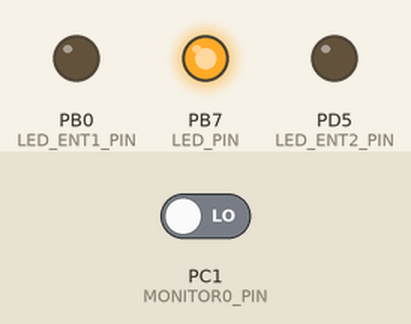
A program run on a simulated ATmega328P, built with avr-gcc and emulated at 1 MHz. Parts: output pins drawn as LEDs (lit = HIGH). Inputs (shaded band) come from the test bench; at power-on: PC1 (MONITOR0_PIN) LOW. Pins used as bus, display or sensor lines are not drawn.

Above: at 0.3 s.
Timing chart, 0 to 1.8 s (numbered marks = the images above):
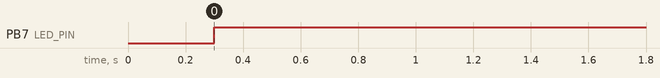

The program:

main.c
```c
/*
 * Miniscope_PYTHON_I2C_2_SPI.c
 *
 * Created: 7/21/2018 6:34:01 PM
 * Author : DBAharoni
 */

// ----- USER DEFINED CONFIG (SELECT ONE) ------
//#define DUAL_LED_MINISCOPE
//#define DUAL_LED_MINISCOPE_DEMO
//#define V4_MINISCOPE
#define V4_MINISCOPE_CONST_LED
// ---------------------------------------------
#define F_CPU 1000000UL

#include <avr/io.h>
#include <avr/interrupt.h>
#include <util/delay.h>

#include "I2CSlave.h"
#include "definitions.h"
#include "PYTHON480.h"
#include "SPI_BB_PYTHON480.h"

#define I2C_ADDR 0x10

volatile uint8_t pastI2CWord = NO_WORD;
volatile uint8_t i2c_return_data;
volatile uint8_t previousLED = 1;
volatile uint8_t ledValue1 = 0xFF;
volatile uint8_t ledValue2 = 255;

volatile uint8_t ms_mode = 0;

// for i2c passthrough to spi
volatile uint16_t reg = 0;
volatile uint16_t value = 0;
volatile uint8_t bytesReceived;


void I2C_received(uint8_t received_data)
{
// The switch function below becomes effective once 2 bytes have been received over I2C
// pastI2CWord acts as the "write reg" and received_data act as the value being written
	switch (pastI2CWord) {
		case (NO_WORD):
			switch(received_data) {
				case(GET_PID):
					// Product ID
					i2c_return_data = PID;
					break;
				case(GET_VID):
					// Vendor ID
					i2c_return_data = VID;
					break;
				case(GET_FIRM_VER):
					// Firmware Version
					i2c_return_data = FIRM_VER;
					break;
				default:
					// This gets called and saves the byte after address into pastI2CWord
					pastI2CWord = received_data;
					bytesReceived = 0;
					break;
			}

			break;
		case (I2C_PYTHON_PASSTHROUGH):
			switch (bytesReceived) {
				case (0):
					reg = ((uint16_t)received_data)<<8;
					bytesReceived++;
					break;
				case (1):
					reg |= ((uint16_t)received_data);
					bytesReceived++;
					break;
				case (2):
					value = ((uint16_t)received_data)<<8;
					bytesReceived++;
					break;
				case (3):
					value |= ((uint16_t)received_data);
					spi_BB_Write(reg, value);
					pastI2CWord = NO_WORD;
					reg = 0;
					value = 0;
					bytesReceived = 0;
					break;
			}

			break;
		case (SET_LED1_STATE):
			OCR0A = received_data;
			ledValue1 = received_data;

			if (received_data == 0xFF)
				LED_ENT1_PORT &= ~(1<<LED_ENT1_PIN); //Set ENT pin to off
			else
				LED_ENT1_PORT |= (1<<LED_ENT1_PIN); //Make sure ENT pin is on
			pastI2CWord = NO_WORD; //Idle state
			break;
		case (SET_LED2_STATE):
			OCR0B = received_data;
			ledValue2 = received_data;
			if (received_data == 0xFF)
				LED_ENT2_PORT &= ~(1<<LED_ENT2_PIN); //Set ENT pin to off
			else
				LED_ENT2_PORT |= (1<<LED_ENT2_PIN); //Make sure ENT pin is on
			pastI2CWord = NO_WORD; //Idle state
			break;
		case (SET_STATUS_LED_STATE):
			if (received_data == 0)
				LED_PORT &= ~(1<<LED_PIN);
			else
				LED_PORT |= (1<<LED_PIN);
			pastI2CWord = NO_WORD; //Idle state
			break;
		case (SET_GAIN_VALUE):
			switch (received_data) {
				case (GAIN_1):
					spi_BB_Write(204, 0x00E1);
					break;
				case (GAIN_2):
					spi_BB_Write(204, 0x00E4);
					break;
				case (GAIN_3_5):
					spi_BB_Write(204, 0x0024);
					break;
			}
			pastI2CWord = NO_WORD; //Idle state
			break;
		case (SET_MODE):
			switch (received_data) {
				case (MODE_V4_MINISCOPE):
					ms_mode = MODE_V4_MINISCOPE;
					break;
				case (MODE_2_COLOR):
					ms_mode = MODE_2_COLOR;
					break;
				case (MODE_DEMO_2_COLOR):
					ms_mode = MODE_DEMO_2_COLOR;
					break;
				case (MODE_V4_MINISCOPE_CONST_LED):
					ms_mode = MODE_V4_MINISCOPE_CONST_LED;
					break;
			}
			pastI2CWord = NO_WORD; //Idle state
			break;
		default:
			// This portion should no longer get called. This is now handled in the NO_WORD case at the top
			pastI2CWord = received_data;
			bytesReceived = 0;
			break;
	}
}

void I2C_requested()
{
	I2C_transmitByte(i2c_return_data);
}

void setup_I2C()
{
	// set received/requested callbacks
	I2C_setCallbacks(I2C_received, I2C_requested);

	// init I2C
	I2C_init(I2C_ADDR);
}

void initPWM() {
	DDRD |= (1<<PWM1_PIN)|(1<<PWM2_PIN); //Set PWM pins as output
	TCCR0A = (1<<COM0A1)|(1<<WGM01)|(1<<WGM00); //Clear on compare match. Fast PWM Mode
	TCCR0B = (0<<WGM02)|(0<<CS02)|(0<<CS01)|(1<<CS00); //Clock select. No prescaler
	TCNT0 = 0; //TC0 Counter Value
	OCR0A = 12; //TC0 Output Compare Register A
	OCR0B = 127; //TC0 Output Compare Register B
}

void updatePWM1(uint8_t newValue) {
	OCR0A = newValue;
}
void updatePWM2(uint8_t newValue) {
	OCR0B = newValue;
}

void enableLED(uint8_t LEDNum) {
	if (LEDNum&0x01)
		LED_ENT1_PORT |= (1<<LED_ENT1_PIN);
	if (LEDNum&0x02)
		LED_ENT2_PORT |= (1<<LED_ENT2_PIN);
}
void disableLED(uint8_t LEDNum) {
	if (LEDNum&0x01)
		LED_ENT1_PORT &= ~(1<<LED_ENT1_PIN);
	if (LEDNum&0x02)
		LED_ENT2_PORT &= ~(1<<LED_ENT2_PIN);
}

void init_PYTHON480() {
	// Sets up initial register values in the PYTHON 480
	EnableClockMngmnt1();
	//Maybe a small pause here for things to stabilize
	_delay_ms(10);
	EnableClockMngmnt2();
	RequiredUploads();
	SoftPowerUp();

	//EnableSeq(); //Not sure if this is good or not
}

void initBoard() {
	// Setup SPI
	SPI_DDR |= (1<<MOSI)|(1<<SCK)|(1<<SS);//|(1<<RTS);
	SPI_SS_DDR |= (1<<SS);
	SPI_DDR &= ~(1<<MISO);

	SPI_SS_PORT |= (1<<SS); //Pull SS high
	SPI_PORT &= ~(1<<SCK);

	// Setup status LED
	LED_DDR |= (1<<LED_PIN);
	LED_PORT &= ~(1<<LED_PIN);

	// Setup excitation LED
	LED_ENT1_DDR |= (1<<LED_ENT1_PIN);
	LED_ENT1_PORT &= ~(0<<LED_ENT1_PIN);

	LED_ENT2_DDR |= (1<<LED_ENT2_PIN);
	LED_ENT2_PORT &= ~(0<<LED_ENT2_PIN);


	// Setup pins connecting to PYTHON480
	RESET_N_DDR |= (1<<RESET_N_PIN);
	RESET_N_PORT &= ~(1<<RESET_N_PIN);

	MONITOR_DDR &= ~(1<<MONITOR0_PIN); // Input


}
void initExtInt() {
	PCICR |= (1<<PCIE1); // Enable PCI1
	PCMSK1 |= (1<<PCINT9); //Enable mask for PCINT9
}

int main(void)
{
#ifdef DUAL_LED_MINISCOPE
	ms_mode = MODE_DEMO_2_COLOR;
#endif
#ifdef V4_MINISCOPE
	ms_mode = MODE_V4_MINISCOPE;
#endif
#ifdef V4_MINISCOPE_CONST_LED
	ms_mode = MODE_V4_MINISCOPE_CONST_LED;
#endif

	double flashDelay = 500;

	initBoard();
	// initPWM();
    setup_I2C();
	initExtInt(); // For Monitor0 pin
	sei(); // This is also called in setup_I2C but putting this here as well just in case setup_I2C gets removed at some point
	RESET_N_PORT |= (1<<RESET_N_PIN);
	//_delay_us(20); // Min delay of 10us
	_delay_ms(1); // Min delay of 10us
	init_PYTHON480();
	//updatePWM1(50);
	enableLED(1);
	disableLED(0x03);

	LED_PORT |= (1<<LED_PIN);
    while (1)
    {
		if (ms_mode == MODE_DEMO_2_COLOR) {
			enableLED(0x01);
			_delay_ms(flashDelay);
			disableLED(0x01);
			enableLED(0x02);
			_delay_ms(flashDelay);
			disableLED(0x02);
			_delay_ms(10);
			enableLED(0x03);
			_delay_ms(flashDelay);
			disableLED(0x03);
			_delay_ms(flashDelay/2);
		}
    }
}
ISR(PCINT1_vect) //Interrupt for PCINT[14:8]. Will be triggered when a pin toggles
{
	if (ms_mode != MODE_DEMO_2_COLOR) {
		// If more than 1 pin can trigger this interrupt then we need to save previous state and make a more complex if/else statement below
		if ((MONITOR_PIN>>MONITOR0_PIN) & 0x01) {
			// Monitor0 went high which is the start of frame integration
			if (ms_mode == MODE_2_COLOR) {
				if (previousLED == 1) {
					// LED1 was previously one
					if (ledValue2 != 0)
						LED_ENT1_PORT |= (1<<LED_ENT2_PIN);
					previousLED = 2;
				}
				else {
					// LED2 was previously one
					if (ledValue1 != 0)
						LED_ENT1_PORT |= (1<<LED_ENT1_PIN);
					previousLED = 1;
				}
			}
			if (ms_mode == MODE_V4_MINISCOPE) {
				if (ledValue1 < 0xFF)
					LED_ENT1_PORT |= (1<<LED_ENT1_PIN);
				if (ledValue2 < 0xFF)
					LED_ENT2_PORT |= (1<<LED_ENT2_PIN);
			}
			if (ms_mode == MODE_V4_MINISCOPE_CONST_LED) {
				// Let's just leave LED's on
				if (ledValue1 < 0xFF)
				LED_ENT1_PORT |= (1<<LED_ENT1_PIN);
				if (ledValue2 < 0xFF)
				LED_ENT2_PORT |= (1<<LED_ENT2_PIN);
			}
		}
		else {
			// Monitor0 went low which is end of frame integration. Let's turn off all LEDs during this time
			if (ms_mode == MODE_V4_MINISCOPE) {
				LED_ENT1_PORT &= ~(1<<LED_ENT1_PIN);
				LED_ENT2_PORT &= ~(1<<LED_ENT2_PIN);
			}
			if (ms_mode == MODE_V4_MINISCOPE_CONST_LED) {
				// Do not toggle LEDs off
			}
		}
	}
}
```

I2CSlave.c
```c
#include <util/twi.h>
#include <avr/interrupt.h>

#include "I2CSlave.h"

static void (*I2C_recv)(uint8_t);
static void (*I2C_req)();

void I2C_setCallbacks(void (*recv)(uint8_t), void (*req)())
{
  I2C_recv = recv;
  I2C_req = req;
}

void I2C_init(uint8_t address)
{
  cli();
  // load address into TWI address register
  TWAR = address << 1;
  // set the TWCR to enable address matching and enable TWI, clear TWINT, enable TWI interrupt
  TWCR = (1<<TWIE) | (1<<TWEA) | (1<<TWINT) | (1<<TWEN);
  sei();
}

void I2C_stop(void)
{
  // clear acknowledge and enable bits
  cli();
  TWCR = 0;
  TWAR = 0;
  sei();
}

ISR(TWI_vect)
{
  switch(TW_STATUS)
  {
    case TW_SR_DATA_ACK:
      // received data from master, call the receive callback
      I2C_recv(TWDR);
      TWCR = (1<<TWIE) | (1<<TWINT) | (1<<TWEA) | (1<<TWEN);
      break;
    case TW_ST_SLA_ACK:
      // master is requesting data, call the request callback
      I2C_req();
      TWCR = (1<<TWIE) | (1<<TWINT) | (1<<TWEA) | (1<<TWEN);
      break;
    case TW_ST_DATA_ACK:
      // master is requesting data, call the request callback
      I2C_req();
      TWCR = (1<<TWIE) | (1<<TWINT) | (1<<TWEA) | (1<<TWEN);
      break;
    case TW_BUS_ERROR:
      // some sort of erroneous state, prepare TWI to be readdressed
      TWCR = 0;
      TWCR = (1<<TWIE) | (1<<TWINT) | (1<<TWEA) | (1<<TWEN);
      break;
    default:
      TWCR = (1<<TWIE) | (1<<TWINT) | (1<<TWEA) | (1<<TWEN);
      break;
  }
}
```

I2CSlave.h
```c
#ifndef I2C_SLAVE_H
#define I2C_SLAVE_H

#include <avr/interrupt.h>
#include <stdint.h>

void I2C_init(uint8_t address);
void I2C_stop(void);
void I2C_setCallbacks(void (*recv)(uint8_t), void (*req)());

inline void __attribute__((always_inline)) I2C_transmitByte(uint8_t data)
{
  TWDR = data;
}

ISR(TWI_vect);

#endif
```

PYTHON480.h
```c
/*
 * PYTHON480.h
 *
 * Created: 7/21/2018 7:51:30 PM
 *  Author: DBAharoni
 */


#ifndef PYTHON480_H_
#define PYTHON480_H_

#define DISABLE_PLL

#include "SPI_BB_PYTHON480.h"

void EnableClockMngmnt1() {
// configure clock management blocks, activate clock generation and distribution circuits

spi_BB_Write(2, 0x0000);// Monochrome sensor
spi_BB_Write(17, 0x2113);// Configure PLL
spi_BB_Write(20, 0x0000);// Configure clock management
spi_BB_Write(26, 0x2280);// Configure PLL lock detector
spi_BB_Write(27, 0x3D2D);// Configure PLL lock detector
#ifdef DISABLE_PLL
	spi_BB_Write(32, 0x7014|0x0008);// spi_BB_Write(32, 0x2004);PLL input clock
#else
	spi_BB_Write(32, 0x7014);// spi_BB_Write(32, 0x2004);PLL input clock
#endif
spi_BB_Write(8, 0x0000);// Release PLL soft reset
#ifdef DISABLE_PLL
	spi_BB_Write(16,0x0007);// Disable PLL
#else
	spi_BB_Write(16, 0x0003);// Enable PLL Andres says to make this 0x0007. I originally had it at 0x0004. Try 0x0003
#endif
}

void EnableClockMngmnt2() {// Enable internal clock distribution

spi_BB_Write(9, 0x0000);// Release clock generator Soft Reset

//Why is it 0x7006 instead of 0x2006??
#ifdef DISABLE_PLL
	spi_BB_Write(32, 0x7006|0x0008);// spi_BB_Write(32, 0x7006); Enable logic clock. Changed this to 7006 to try
#else
	spi_BB_Write(32, 0x7006);// spi_BB_Write(32, 0x7006); Enable logic clock. Changed this to 7006 to try
#endif

spi_BB_Write(34, 0x0001);// Enable logic blocks
}

void RequiredUploads() {// Reserved register settings uploads

spi_BB_Write(2, 0x0000);
spi_BB_Write(8, 0x0000);
spi_BB_Write(9, 0x0000);
spi_BB_Write(10, 0x0000);
spi_BB_Write(20, 0x0000);
//spi_BB_Write(24, 0x0001);
spi_BB_Write(26, 0x2280);
spi_BB_Write(27, 0x3D2D);
#ifdef DISABLE_PLL
	spi_BB_Write(32, 0x7007|0x0008);
#else
	spi_BB_Write(32, 0x7007);
#endif
spi_BB_Write(34, 0x0001);
spi_BB_Write(40, 0x0007); // 3rd bit endables bias. This was set to 0 (0x003).
spi_BB_Write(41, 0x085F);
spi_BB_Write(42, 0x4103);
spi_BB_Write(43, 0x0518);
spi_BB_Write(48, 0x0001);
spi_BB_Write(64, 0x0001);
spi_BB_Write(65, 0x382A); //Bias block. spi_BB_Write(65, 0x382B)
spi_BB_Write(66, 0x53C8);
spi_BB_Write(67, 0x0665);
spi_BB_Write(68, 0x0085);
spi_BB_Write(69, 0x0888);
spi_BB_Write(70, 0x4800);
spi_BB_Write(71, 0x8888);
spi_BB_Write(72, 0x0117);
//spi_BB_Write(112, 0x0007);
spi_BB_Write(112, 0x0000); // LVDS powerdown config
spi_BB_Write(128, 0x470A); //spi_BB_Write(128, 0x470A); spi_BB_Write(128, 0x4714); black offset
spi_BB_Write(129, 0x8001);
//spi_BB_Write(130, 0x0001); // Handles phase of pixel clock changed from 0x0001 to 0x0015

// Test Pattern
//spi_BB_Write(144,0x0003);

spi_BB_Write(130, 0x0015);
spi_BB_Write(192, 0x0801); // Monitor select function
spi_BB_Write(194, 0x00E4);	// reverse x and y enabled for demo kit compatibility
spi_BB_Write(197, 0x0104); // 0x0380) Num black lines spi_BB_Write(197, 0x030A);
#ifdef DISABLE_PLL
	spi_BB_Write(199, 167); // Exposure/Frame rate config, spi_BB_Write(199, 0x0299);
	spi_BB_Write(200, 3300); // Frame length, spi_BB_Write(200, 0x0350);
	spi_BB_Write(201, 3300); // spi_BB_Write(201, 2900); // Exposure time spi_BB_Write(201, 0x01F4);
#else
	spi_BB_Write(199, 666); // Exposure/Frame rate config, spi_BB_Write(199, 0x0299);
	spi_BB_Write(200, 3000); // Frame length, spi_BB_Write(200, 0x0350);
	spi_BB_Write(201, 2900); // spi_BB_Write(201, 2900); // Exposure time spi_BB_Write(201, 0x01F4);
#endif
spi_BB_Write(204, 0x00E4); 	// (gain 1x : 0x00E1 // gain 2x : 0x00E4 // gain 3.5x : 0x0024)
spi_BB_Write(207, 0x0014);
spi_BB_Write(214, 0x0100);
spi_BB_Write(215, 0x101F);
spi_BB_Write(216, 0x0000);
spi_BB_Write(219, 0x0023);
spi_BB_Write(220, 0x3C2B);
spi_BB_Write(221, 0x2B4D);
spi_BB_Write(224, 0x3E5E);
spi_BB_Write(211, 0x0049);
spi_BB_Write(216, 0x0000);
spi_BB_Write(219, 0x0023);
spi_BB_Write(220, 0x3C2B);
spi_BB_Write(221, 0x2B4D);
spi_BB_Write(230, 0x0299);
spi_BB_Write(231, 0x0350);
spi_BB_Write(232, 0x01F4);
spi_BB_Write(235, 0x00E1);

// Set ROI Size
spi_BB_Write(256, 0xB019); // Horizontal pixel range times 4 plus 4 for ROI0
spi_BB_Write(258, 0xB019); // Horizontal pixel range times 4 plus 4 for ROI1

//////////////////////////////////////////
////// PROGRAM SPACE //////
//////////////////////////////////////////
spi_BB_Write(384, 0xC800);
spi_BB_Write(385, 0xFB1F);
spi_BB_Write(386, 0xFB1F);
spi_BB_Write(387, 0xFB12);
spi_BB_Write(388, 0xF912);
spi_BB_Write(389, 0xF903);
spi_BB_Write(390, 0xF802);
spi_BB_Write(391, 0xF30F);
spi_BB_Write(392, 0xF30F);
spi_BB_Write(393, 0xF30F);
spi_BB_Write(394, 0xF30A);
spi_BB_Write(395, 0xF101);
spi_BB_Write(396, 0xF00A);
spi_BB_Write(397, 0xF24B);
spi_BB_Write(398, 0xF201);
spi_BB_Write(399, 0xF226);
spi_BB_Write(400, 0xF021);
spi_BB_Write(401, 0xF001);
spi_BB_Write(402, 0xF402);
spi_BB_Write(403, 0xF007);
spi_BB_Write(404, 0xF20F);
spi_BB_Write(405, 0xF20F);
spi_BB_Write(406, 0xF202);
spi_BB_Write(407, 0xF006);
spi_BB_Write(408, 0xEC08);
spi_BB_Write(409, 0xC801);
spi_BB_Write(410, 0xC800);

spi_BB_Write(419, 0xC800);
spi_BB_Write(420, 0xCC02);
spi_BB_Write(421, 0xCC01);
spi_BB_Write(422, 0xCC02);
spi_BB_Write(423, 0xCC01);
spi_BB_Write(424, 0xCC02);
spi_BB_Write(425, 0xC805);
spi_BB_Write(426, 0xC800);

spi_BB_Write(427, 0x0030);
spi_BB_Write(428, 0x207B);
spi_BB_Write(429, 0x2071);
spi_BB_Write(430, 0x0071);
spi_BB_Write(431, 0x107F);
spi_BB_Write(432, 0x1072);
spi_BB_Write(433, 0x1074);
spi_BB_Write(434, 0x0071);
spi_BB_Write(435, 0x0031);
spi_BB_Write(436, 0x21BB);
spi_BB_Write(437, 0x20B1);
spi_BB_Write(438, 0x00B1);
spi_BB_Write(439, 0x10BF);
spi_BB_Write(440, 0x10B2);
spi_BB_Write(441, 0x10B4);
spi_BB_Write(442, 0x00B1);
spi_BB_Write(443, 0x0030);

spi_BB_Write(444, 0x0030);
spi_BB_Write(445, 0x217B);
spi_BB_Write(446, 0x2071);
spi_BB_Write(447, 0x0071);
spi_BB_Write(448, 0x107F);
spi_BB_Write(449, 0x1072);
spi_BB_Write(450, 0x1074);
spi_BB_Write(451, 0x0071);
spi_BB_Write(452, 0x0031);
spi_BB_Write(453, 0x21BB);
spi_BB_Write(454, 0x20B1);
spi_BB_Write(455, 0x00B1);
spi_BB_Write(456, 0x10BF);
spi_BB_Write(457, 0x10B2);
spi_BB_Write(458, 0x10B4);
spi_BB_Write(459, 0x00B1);
spi_BB_Write(460, 0x0030);

spi_BB_Write(461, 0x0030);
spi_BB_Write(462, 0x217B);
spi_BB_Write(463, 0x2071);
spi_BB_Write(464, 0x0071);
spi_BB_Write(465, 0x1071);
spi_BB_Write(466, 0x0071);
spi_BB_Write(467, 0x0031);
spi_BB_Write(468, 0x21BB);
spi_BB_Write(469, 0x20B1);
spi_BB_Write(470, 0x00B1);
spi_BB_Write(471, 0x10B3);
spi_BB_Write(472, 0x10B1);
spi_BB_Write(473, 0x00B1);
spi_BB_Write(474, 0x003F);
spi_BB_Write(475, 0x0032);
spi_BB_Write(476, 0x0030);
}

void SoftPowerUp() {

spi_BB_Write(10, 0x0000);	// Release soft reset state
#ifdef DISABLE_PLL
	spi_BB_Write(32, 0x7007|0x0008);	// Enable analog clock
#else
	spi_BB_Write(32, 0x7007);	// Enable analog clock
#endif
spi_BB_Write(40, 0x0007);	// Enable column multiplexer // 3rd bit endables bias. This was set to 0 (0x003).
spi_BB_Write(42, 0x4113);	// spi_BB_Write(42, 0x4103); Configure image core
spi_BB_Write(48, 0x0001);	// Enable AFE
spi_BB_Write(64, 0x0001);	// Enable biasing block
spi_BB_Write(72, 0x0127);	// spi_BB_Write(72, 0x0117); Enable charge pump.
//spi_BB_Write(112, 0x0007);	// Enable LVDS transmitters
spi_BB_Write(112, 0x0000);	// Enable LVDS transmitters
}

void NoTransfer() {
	spi_BB_Write(402, 0xF002);
}

void Transfer() {
	spi_BB_Write(402, 0xF402);
}

//////////////////////////////////////////////////////////////////////////
// function to enable E-black calibration images
//////////////////////////////////////////////////////////////////////////
void Eblack() {			// enables electrical black image
spi_BB_Write(220, 0x3C2B);
NoTransfer();

}
//////////////////////////////////////////////////////////////////////////
// function to enable E-gray calibration images
//////////////////////////////////////////////////////////////////////////
void Egray(){				// enables electrical gray image
NoTransfer();
spi_BB_Write(220, 0x3C4D);
}


//////////////////////////////////////////////////////////////////////////
// function to (re)enable normal image mode
//////////////////////////////////////////////////////////////////////////
void DisableE(){				// (re-)enables 'normal' image capture

Transfer();
spi_BB_Write(220, 0x3C2B);
}

void EnableSeq () {
	spi_BB_Write(192,0x0803);
}

void DisableSeq () {
	spi_BB_Write(192,0x0802);
}
#endif /* PYTHON480_H_ */
```

Source omitted: SPI_BB_PYTHON480.h (2063 bytes), definitions.h (2204 bytes)

Measured:
- by itself, PB7 (LED_PIN): LOW → HIGH at 0.30 s
